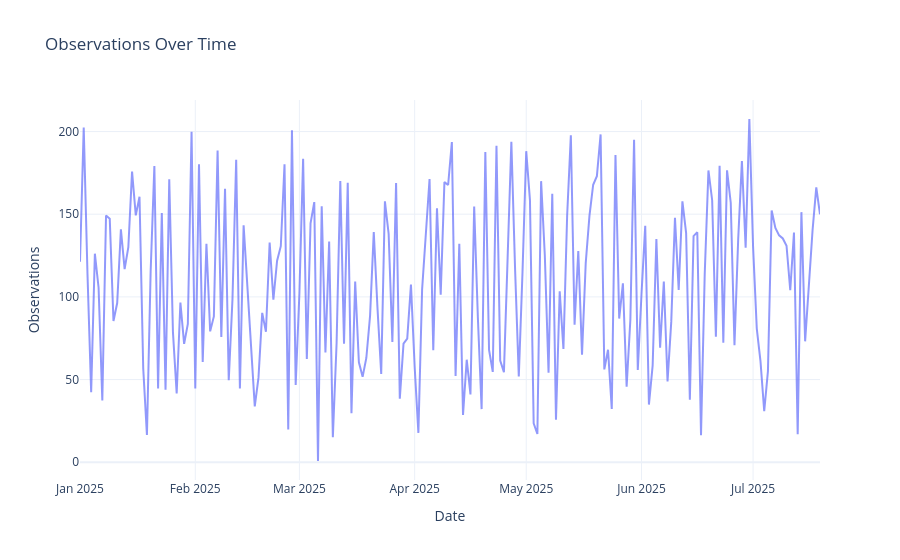

The cell this chart's notebook holds for it:
### Code cell
# Set a random seed for reproducibility
np.random.seed(SEED)
torch.manual_seed(SEED)

# Create a date range starting from January 1, 2025
last_observed = pd.date_range(start="2025-01-01", periods=N_SAMPLES, freq="D")

# Generate random observations between 20 and 200
observations = np.random.randint(20, 200, size=N_SAMPLES)

# Add some noise to the observations
noise = np.random.normal(0, 10, size=N_SAMPLES)  # Mean 0, Std Dev 10
observations = observations + noise

# Create the DataFrame
df = pd.DataFrame({
    "last_observed": last_observed,
    "observations": observations
})

# Shift the observations by 1 day
df['observations'] = df['observations'].shift(-1)
# Drop the first row with NaN value
df.dropna(inplace=True)

# Display the first few rows of the DataFrame
df.head()

# Keep the plots
fig = go.Figure()
fig.add_trace(go.Scatter(x=last_observed[:200], y=observations[:200], mode='lines', name='Observations', opacity=0.7))

fig.update_layout(
    title="Observations Over Time",
    xaxis_title="Date",
    yaxis_title="Observations",
    legend_title="Legend",
    template="plotly_white"
)

fig.show()

### Figure 1 — Plotly figure (JSON) as saved in the notebook; plotly's stock layout.template omitted (floating-point values rounded to 4 significant figures; data arrays with more than 128 entries replaced by an {"elided": "..."} marker saying what was removed)
{"data": [{"mode": "lines", "name": "Observations", "opacity": 0.7, "type": "scatter", "x": {"elided": "200 str values"}, "y": {"elided": "200 float values"}}], "layout": {"legend": {"title": {"text": "Legend"}}, "title": {"text": "Observations Over Time"}, "xaxis": {"title": {"text": "Date"}}, "yaxis": {"title": {"text": "Observations"}}}}
